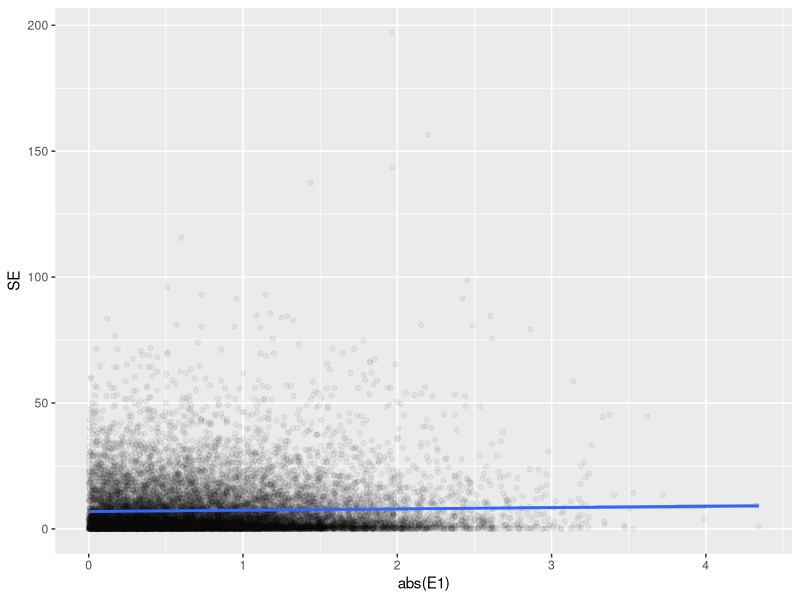

Write the R code that produced this figure. (Note: this script raises an error after producing the figure.)
# generates fake data represeing GxE model

library(tidyverse)

N <- 16000 # total number of individuals in test data set
M <- 5 # number of SNPs
Ei <- 1 # SNP number that has GxE
full_data <- tibble(IID = 1:N)

# true phenotype parameters
H2 <- 0.1 # how much variance is explained by genetics
prop_h2gxe <- 0.5 # how much of the h2 is explained by GxE (as opposed to additive effects)
B0 <- rnorm(1)
B1 <- rnorm(M)

# simulation parameters
#AF <- 0.5
AF <- runif(M, 0.05,0.95)
var_additive <- sum(2 * B1^2 * AF * (1-AF))
var_GxE_base <- ((2*AF[Ei])^2 * 1) + (0^2 * 2 * AF[Ei]*(1-AF[Ei])) + (2 * AF[Ei] * (1-AF[Ei]) * 1^2)
B2 <- sqrt( (var_additive/var_GxE_base) * (prop_h2gxe/(1-prop_h2gxe)))
C0 <- sqrt((var_additive + B2^2 * var_GxE_base) * ((1-H2)/H2) )

#set.seed(2016)
for (i in 1:M) {
  col_g <- paste0("g",i)
  full_data[,col_g] <- sample(c(0,1,2),N,replace=TRUE, prob=c((1-AF[i])^2,2*AF[i]*(1-AF[i]),AF[i]^2))
}
full_data$E1 <- rnorm(N)
full_data$err <- rnorm(N)
full_data$additive_effect <- (as.matrix(full_data[,paste0("g",1:M)]) %*% B1)[,1]
full_data$Y <- B0 + (full_data$additive_effect) + (B2 * full_data$g1 * full_data$E1) + (C0 * full_data$err)

#ggplot(full_data, aes(x=E1, y=Y, color=as.factor(g1))) + geom_point(alpha=0.05) + geom_smooth(method="lm")

true_model <- lm(Y ~ g1 + g2 + g3 + g4 + g5 + g1*E1, data=full_data)
summary(true_model)


simple_model <- lm(Y ~ g1 + g2 + g3 + g4 + g5, data=full_data)
summary(simple_model)

predict_data <- full_data %>%
  mutate(Y_hat = predict(simple_model),
         SE = (Y_hat - Y)^2)

ggplot(predict_data, aes(x=abs(E1), y=SE)) +
  geom_point(alpha = 0.05) +
  geom_smooth(method='lm')

lm_error <- lm(SE ~ abs(E1),data=predict_data)
summary(lm_error)

# frNN
library(dbscan)

R <- 0.5
data_dim <- full_data %>% select(E1)
t1 <- Sys.time()
NN1 <- dbscan::frNN(data_dim, eps=R)
Sys.time() - t1

# calculates local PGS accuracy
locPGSaccs <- c()
for (i in 1:N) {
  neighbors <- c(i,NN1$id[[i]])
  local_data <- predict_data[neighbors,c("Y_hat", "Y")]
  cor1 <- cor(local_data$Y_hat,local_data$Y)
  locPGSaccs <- c(locPGSaccs, cor1**2)
  if (i %% 100 == 0) {print(i)}
}
predict_data$locPGSacc <- locPGSaccs

ggplot(predict_data, aes(x=E1, y=locPGSacc)) +
  geom_point(alpha = 0.05) +
  geom_smooth(data=predict_data%>%filter(E1 <= 0),method='lm', color="red") +
  geom_smooth(data=predict_data%>%filter(E1 >= 0),method='lm', color="blue") +
  ylim(0,1)

ggplot(predict_data, aes(x=abs(E1), y=locPGSacc)) +
  geom_point(alpha = 0.05) +
  geom_smooth(method='lm') +
  ylim(0,1)

lm_acc <- lm(locPGSacc ~ abs(E1),data=predict_data)
summary(lm_acc)

lm_acc1 <- lm(locPGSacc ~ E1,data=predict_data%>%filter(E1 <= 0))
summary(lm_acc1)
lm_acc2 <- lm(locPGSacc ~ E1,data=predict_data%>%filter(E1 >= 0))
summary(lm_acc2)
